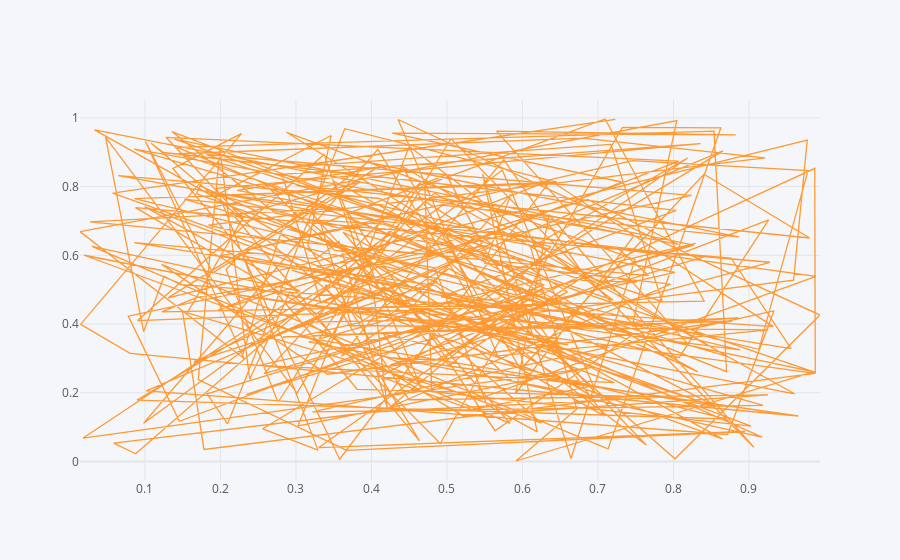

Here is the notebook cell this chart was saved with:
### Code cell
df.iplot(x = 'a', y= 'b')

### Figure 1 — Plotly figure (JSON) as saved in the notebook; plotly's stock layout.template omitted (floating-point values rounded to 4 significant figures; data arrays with more than 128 entries replaced by an {"elided": "..."} marker saying what was removed)
{"data": [{"line": {"color": "rgba(255, 153, 51, 1.0)", "dash": "solid", "shape": "linear", "width": 1.3}, "mode": "lines", "name": "b", "text": "", "type": "scatter", "x": {"elided": "300 float values"}, "y": {"elided": "300 float values"}}], "layout": {"legend": {"bgcolor": "#F5F6F9", "font": {"color": "#4D5663"}}, "paper_bgcolor": "#F5F6F9", "plot_bgcolor": "#F5F6F9", "title": {"font": {"color": "#4D5663"}}, "xaxis": {"gridcolor": "#E1E5ED", "showgrid": true, "tickfont": {"color": "#4D5663"}, "title": {"font": {"color": "#4D5663"}, "text": ""}, "zerolinecolor": "#E1E5ED"}, "yaxis": {"gridcolor": "#E1E5ED", "showgrid": true, "tickfont": {"color": "#4D5663"}, "title": {"font": {"color": "#4D5663"}, "text": ""}, "zerolinecolor": "#E1E5ED"}}}
